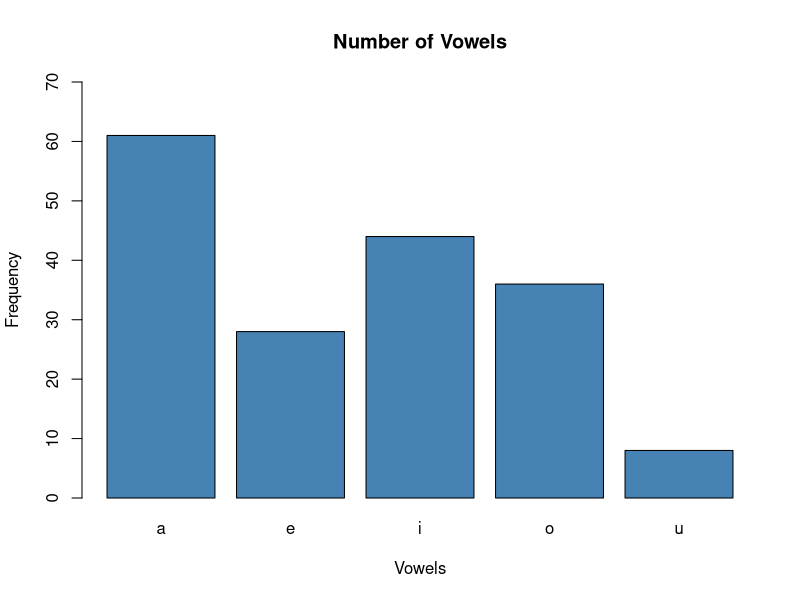

Write the R code that produced this figure.
USArrests

states <- rownames(USArrests)

vowels = c("a","e","i","o","u")

num_vowels = vector(mode = "integer", length = 5) # Creating an empty vector

library(stringr)

for (j in seq_along(vowels)){
  
  num_aux = str_count(tolower(states), vowels[j])
  
  num_vowels[j] = sum(num_aux)
}  

names(num_vowels) = vowels     # adding names to the strings

sum(num_vowels) # Total number of Vowels 

barplot(num_vowels, main = "Number of Vowels", ylim= c(0,70), xlab = "Vowels", ylab = "Frequency", col = "steelblue")
